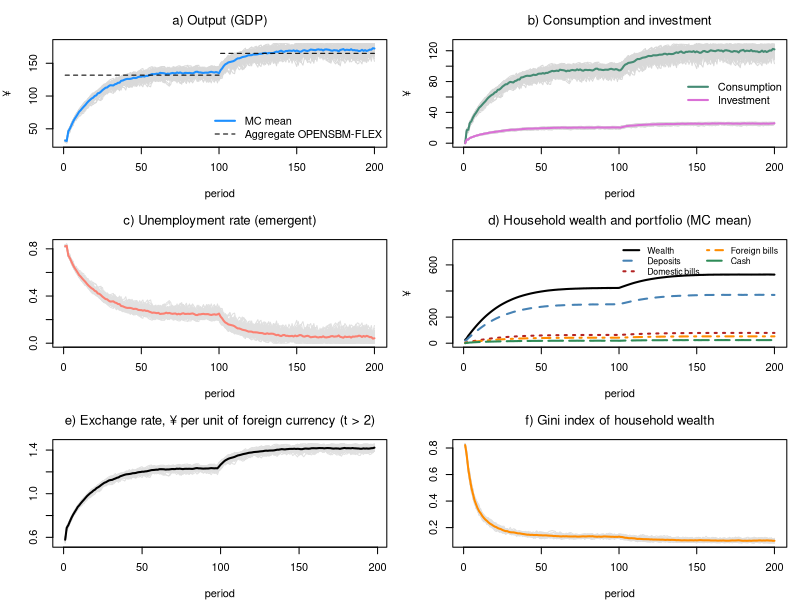

This chart was generated by the following R code:
# *************************************************************************
#  Model AB-OPENSBM (agent-based households, open economy, flexible exchange rate)
#  Model OPENSBM-FLEX with heterogeneous households and a job lottery
#  Sources: Godley & Lavoie, Monetary Economics, chapters 4, 7 and 12;
#           foreign-sector set-up as in the OPENSIMPLEST model;
#           agent-based set-up as in the Leeds lectures (ABM-PC, ABM-BMW)
#  Author: Marco Veronese Passarella
#  Last change: 27/11/2026
# *************************************************************************
#  Conventions: upper-case = MACRO total; lower-case = MICRO (one household)
# *************************************************************************
#  Story:
#    - each household decides how much it wants to spend (its OWN alpha1,
#      which falls when the interest rate rises);
#    - firms plan investment (aggregate accelerator, as in SBM);
#    - the economy needs 1/pr workers for each unit of planned demand;
#    - a random job lottery fills those jobs (some stay unfilled = friction);
#    - part of planned demand is met by imports (aggregate import function);
#    - goods are served first to foreign buyers (exports), then to the
#      government, then to firms (investment), then to households,
#      first-come-first-served;
#    - the wage bill left after interest and depreciation is split equally
#      among the employed; bank profits are split equally among households;
#    - households pay taxes and allocate wealth between cash (for
#      transactions), domestic bills, foreign bills and deposits (buffer);
#    - the exchange rate adjusts to the current account; the rest of the
#      world holds domestic bills as a residual.
#  Two independent random shuffles of households per period decide who gets
#  a job and who reaches the shop first.
# *************************************************************************

# Clear environment
rm(list = ls(all = TRUE))

# Set model parameters ####
nPeriods    <- 200         # Periods
nHouseholds <- 180         # Number of households (workforce)
MC          <- 50          # Monte Carlo repetitions
s           <- 0.1         # Size of the hiring randomness (0 = no friction)
shockStart  <- 101         # Period at which government spending rises
alpha10m    <- 0.68        # Mean autonomous component of the propensity to consume out of income
alpha11     <- 4           # Sensitivity of the propensity to consume to the interest rate
alpha1d     <- 0.1         # Spread of alpha10 across households (0 = homogeneous)
alpha2      <- 0.1         # Propensity to consume out of wealth
lambda10    <- 0.15        # Portfolio: autonomous share of domestic bills
lambda11    <- 1           # Portfolio: sensitivity of domestic bills to domestic rate
lambda12    <- 1           # Portfolio: sensitivity of domestic bills to foreign rate
lambda20    <- 0.1         # Portfolio: autonomous share of foreign bills
lambda21    <- 1           # Portfolio: sensitivity of foreign bills to domestic rate (= lambda12)
lambda22    <- 1           # Portfolio: sensitivity of foreign bills to foreign rate
lambdac     <- 0.2         # Cash to (lagged) consumption ratio
theta       <- 0.2         # Average tax rate on income
delta       <- 0.1         # Depreciation rate
gamma       <- 0.1         # Speed of adjustment of capital to its target
kappa       <- 1.5         # Target capital-output ratio
pr          <- 1           # Labour productivity
rb          <- 0.02        # Interest rate on bills
rm          <- 0.02        # Interest rate on deposits
rl          <- 0.02        # Interest rate on loans
rw          <- 0.02        # Interest rate on foreign bills
yw          <- 200         # Foreign income
eps0        <- log(0.1)    # Export equation: constant
eps1        <- 0.8         # Export equation: elasticity to exchange rate
eps2        <- 1           # Export equation: elasticity to foreign income
mu0         <- log(0.2)    # Import equation: constant (m = 0.2*y when xr = 1)
mu1         <- 0.8         # Import equation: elasticity to exchange rate
phixr       <- 3           # Speed of exchange-rate adjustment to the current account
G           <- rep(20, nPeriods)   # Government spending (planned)
G[shockStart:nPeriods] <- 25       # Higher government spending
psi         <- 1                   # Fiscal rule: share of the extra interest bill offset by lower spending
rbar        <- 0.02                # Fiscal rule: reference interest rate

# Heterogeneous, time-invariant propensity to consume out of income ####
set.seed(123)
alpha10 <- runif(nHouseholds, alpha10m - alpha1d, alpha10m + alpha1d)

# Define macro variables (results) to be stored ####
store = list(Y    = matrix(0, nPeriods, MC),   # Output / income (GDP)
             C    = matrix(0, nPeriods, MC),   # Consumption
             I    = matrix(0, nPeriods, MC),   # Investment
             V    = matrix(0, nPeriods, MC),   # Household wealth
             H_h  = matrix(0, nPeriods, MC),   # Cash held by households
             B_h  = matrix(0, nPeriods, MC),   # Bills held by households
             M_h  = matrix(0, nPeriods, MC),   # Deposits held by households
             PSBR = matrix(0, nPeriods, MC),   # Public sector borrowing requirement
             X    = matrix(0, nPeriods, MC),   # Exports
             IM   = matrix(0, nPeriods, MC),   # Imports
             CA   = matrix(0, nPeriods, MC),   # Current account
             XR   = matrix(0, nPeriods, MC),   # Exchange rate
             BF_h = matrix(0, nPeriods, MC),   # Foreign bills held by households (domestic currency)
             UR   = matrix(0, nPeriods, MC),   # Unemployment rate
             GINI = matrix(0, nPeriods, MC))   # Gini index of household wealth

# Gini index (auxiliary function)
gini <- function(z) { z <- sort(pmax(z, 0)); n <- length(z)
  if (sum(z) == 0) return(0); sum((2 * (1:n) - n - 1) * z) / (n * sum(z)) }

# Record the worst gap between H_h and H_s
sfcGap = 0

# Start the MC loop ####
for (mc in 1:MC) {

  # Set randomness seed
  set.seed(mc)

  # Define and initialise the stocks and last period's flows (MICRO)
  v  = rep(0, nHouseholds)   # Micro: household wealth
  h  = rep(0, nHouseholds)   # Micro: cash
  b  = rep(0, nHouseholds)   # Micro: domestic bills
  bf = rep(0, nHouseholds)   # Micro: foreign bills (foreign currency)
  m  = rep(0, nHouseholds)   # Micro: deposits
  yd = rep(0, nHouseholds)   # Micro: disposable income (LAST period)
  c  = rep(0, nHouseholds)   # Micro: consumption (LAST period)

  # Define and initialise the stocks, last period's output and the exchange rate (MACRO)
  K = 0; L = 0; M_s = 0; B_b = 0; Ylag = 0     # Firms and banks
  B_s = 0; B_cb = 0; H_s = 0                   # Government and central bank
  xr = 1; NETFA = 0; B_w = 0                   # Rest of the World

  # Start time loop
  for (i in 1:nPeriods) {

    ## TICK 1: firms plan investment, households plan consumption ####
    DA  = delta * K                                     # Macro: depreciation
    Ipl = max(0, gamma * (kappa * Ylag - K) + DA)       # Macro: planned investment
    alpha1 = alpha10 - alpha11 * rb                     # Micro: propensity to consume (falls with the interest rate)
    cd  = pmax(0, pmin(alpha1 * yd + alpha2 * v, v + yd))  # Micro: planned consumption (never negative)
    X   = exp(eps0 + eps1 * log(xr) + eps2 * log(yw))  # Macro: exports (lagged exchange rate)
    Gpl = G[i] - psi * (rb - rbar) * B_s                # Macro: fiscal rule (B_s is still last period's stock here)
    AD  = X + Gpl + Ipl + sum(cd)                       # Macro: planned demand
    mm  = exp(mu0 - mu1 * log(xr))                      # Macro: import propensity (lagged exchange rate)
    IM  = AD * mm / (1 + mm)                            # Macro: imports (= mm * domestic output when no friction)
    N_d = (AD - IM) / pr                                # Macro: labour needed

    ## TICK 2: job lottery ####
    N = min(floor(N_d * runif(1, 1 - s, 1 + s)), floor(N_d), nHouseholds)
    Ypot = N * pr + IM                                  # Macro: goods available (domestic + imported)

    ## TICK 3: households are re-shuffled ####
    order_c = sample(nHouseholds)                       # Queue for goods
    order_j = sample(nHouseholds)                       # Queue for jobs (independent of order_c)

    ## TICK 4: goods are served: exports, government, firms, then households ####
    Xs  = min(X, Ypot)                                  # Macro: exports served
    Gs  = min(Gpl, Ypot - Xs)                           # Macro: government purchases served
    Is  = min(Ipl, Ypot - Xs - Gs)                      # Macro: investment served
    YC  = Ypot - Xs - Gs - Is                           # Macro: goods left for households
    cdq = cd[order_c]                                   # Micro: planned demand in queue order
    cda = cumsum(cdq) - cdq                             # Micro: goods claimed by those ahead
    cds = pmin(cdq, pmax(0, YC - cda))                  # Micro: actually served
    c   = rep(0, nHouseholds); c[order_c] = cds         # Micro: actual consumption
    Y   = Xs + Gs + Is + sum(c) - IM                    # Macro: output (GDP) = domestic goods actually sold

    ## TICK 5: firms and banks ####
    Llag = L; M_slag = M_s; B_blag = B_b
    WB  = Y - rl * Llag - DA                            # Macro: wage bill = residual
    K   = K + Is - DA                                   # Macro: capital accumulation
    L   = L + Is - DA                                   # Macro: loans fund net investment  
    M_s = M_s + (L - Llag)                              # Macro: loans create deposits
    FB  = rl * Llag + rb * B_blag - rm * sum(m)         # Macro: bank profits (m still lagged here)

    ## TICK 6: incomes, taxes, wealth ####
    wage = rep(0, nHouseholds)
    if (N >= 1) wage[order_j[1:N]] = WB / N             # Micro: wage of the employed
    xrlag  = xr
    intinc = rb * b + rm * m + rw * bf * xr             # Micro: interest on last period's assets (xr not yet updated)
    income = wage + FB / nHouseholds + intinc           # Micro: total income
    tax    = theta * income                             # Micro: taxes
    yd     = income - tax                               # Micro: disposable income (also used NEXT period)
    v      = v + yd - c                                 # Micro: wealth accumulation (before capital gains)

    ## TICK 7: rest of the world: current account, exchange rate, capital gains ####
    CA  = Xs - IM + rw * sum(bf) * xrlag - rb * B_w     # Macro: current account (B_w still lagged)
    xr  = xrlag * exp(-phixr * CA / max(Y, 1))          # Macro: flexible exchange rate
    cg  = (xr - xrlag) * bf                             # Micro: capital gains on foreign bills
    v   = v + cg                                        # Micro: wealth incl. capital gains
    
    ## TICK 8: portfolio choice ####
    h  = pmax(0, pmin(lambdac * c, v))                  # Micro: cash for transactions
    b  = pmax(0, pmin(v * (lambda10 + lambda11 * rb - lambda12 * rw), v - h))  # Micro: domestic bills
    bf = pmax(0, pmin(v * (lambda20 - lambda21 * rb + lambda22 * rw), v - h - b)) / xr  # Micro: foreign bills
    m  = v - h - b - bf * xr                            # Micro: deposits = buffer stock (< 0 = overdraft)

    ## TICK 9: banks, government, central bank and rest of the world ####
    NETFA = NETFA + CA + sum(cg)                        # Macro: net foreign assets
    B_w   = sum(bf) * xr - NETFA                        # Macro: domestic bills held by RoW
    B_cblag = B_cb
    B_b  = sum(m) - M_s                                 # Macro: bills held by banks
    F_cb = rb * B_cb                                    # Macro: central bank profits (on last period's bills)
    PSBR = Gs + rb * B_s - sum(tax) - F_cb              # Macro: public sector borrowing requirement
    B_s  = B_s + PSBR                                   # Macro: supply of bills
    B_cb = B_s - sum(b) - B_b - B_w                     # Macro: central bank residual
    H_s  = H_s + (B_cb - B_cblag)                       # Macro: supply of cash
    sfcGap = max(sfcGap, abs(sum(h) - H_s))             # Hidden equation: H_h = H_s
    Ylag = Y

    # Store macro values
    store$Y[i, mc] = Y;          store$C[i, mc] = sum(c);   store$I[i, mc] = Is
    store$V[i, mc] = sum(v);     store$H_h[i, mc] = sum(h); store$B_h[i, mc] = sum(b)
    store$M_h[i, mc] = sum(m);   store$PSBR[i, mc] = PSBR
    store$X[i, mc] = Xs;         store$IM[i, mc] = IM;      store$CA[i, mc] = CA
    store$XR[i, mc] = xr;        store$BF_h[i, mc] = sum(bf) * xr
    store$UR[i, mc] = (nHouseholds - N) / nHouseholds
    store$GINI[i, mc] = gini(v)
  }
}

# Display the results ####
meanY <- rowMeans(store$Y); late1 <- 81:100; late2 <- 181:200
cat(" ******************************")
cat("\n Households =", nHouseholds, "| MC runs =", MC, "| s =", s)
cat("\n Max |H_h - H_s| =", sfcGap)
cat("\n ******************************")
cat("\n Mean values, periods 81-100 | 181-200: \n Y =", round(mean(meanY[late1]), 2), "|",
    round(mean(meanY[late2]), 2),
    "\n UR =", round(mean(rowMeans(store$UR)[late1]), 3), "|", round(mean(rowMeans(store$UR)[late2]), 3),
    "\n V =", round(mean(rowMeans(store$V)[late1]), 2), "|", round(mean(rowMeans(store$V)[late2]), 2),
    "\n Gini (wealth) =", round(mean(rowMeans(store$GINI)[late1]), 3), "|",
    round(mean(rowMeans(store$GINI)[late2]), 3),
    "\n xr =", round(mean(rowMeans(store$XR)[late1]), 3), "|", round(mean(rowMeans(store$XR)[late2]), 3),
    "\n (aggregate OPENSBM-FLEX: Y = 131.86 | 165.12; xr = 1.189 | 1.369)")
cat("\n ******************************")

# Plot the results (grey = runs, bold = MC mean) ####
op = par(mfrow = c(3, 2), mar = c(4, 4, 3, 1))

# a) Output
matplot(store$Y, type = "l", lty = 1, col = "grey85", font.main = 1,
        main = "a) Output (GDP)", xlab = "period", ylab = "¥")
lines(rowMeans(store$Y), lwd = 2, col = "dodgerblue")
segments(1, 131.86, shockStart - 1, 131.86, lty = 2); segments(shockStart, 165.12, nPeriods, 165.12, lty = 2)
legend("bottomright", c("MC mean", "Aggregate OPENSBM-FLEX"), col = c("dodgerblue", "black"),
       lwd = c(2, 1), lty = c(1, 2), bty = "n")

# b) Consumption and investment
matplot(store$C, type = "l", lty = 1, col = "grey85", font.main = 1,
        main = "b) Consumption and investment", xlab = "period", ylab = "¥",
        ylim = range(0, store$C))
matlines(store$I, lty = 1, col = "grey85")
lines(rowMeans(store$C), lwd = 2, col = "aquamarine4")
lines(rowMeans(store$I), lwd = 2, col = "orchid")
legend("right", c("Consumption", "Investment"), col = c("aquamarine4", "orchid"), lwd = 2, bty = "n")

# c) Unemployment rate (emergent)
matplot(store$UR, type = "l", lty = 1, col = "grey88", font.main = 1,
        main = "c) Unemployment rate (emergent)", xlab = "period", ylab = "")
lines(rowMeans(store$UR), lwd = 2, col = "salmon")

# d) Household portfolio (MC mean)
plot(rowMeans(store$V), type = "l", lwd = 2, col = "black", font.main = 1,
     main = "d) Household wealth and portfolio (MC mean)", xlab = "period", ylab = "¥",
     ylim = range(0, 1.45 * rowMeans(store$V)))
lines(rowMeans(store$M_h), lwd = 2, col = "steelblue", lty = 2)
lines(rowMeans(store$B_h), lwd = 2, col = "firebrick", lty = 3)
lines(rowMeans(store$BF_h), lwd = 2, col = "darkorange", lty = 4)
lines(rowMeans(store$H_h), lwd = 2, col = "seagreen", lty = 5)
legend("topright", c("Wealth", "Deposits", "Domestic bills", "Foreign bills", "Cash"),
       col = c("black", "steelblue", "firebrick", "darkorange", "seagreen"), lwd = 2, lty = 1:5,
       bty = "n", cex = 0.8, ncol = 2)

# e) Exchange rate
matplot(store$XR[3:nPeriods, ], type = "l", lty = 1, col = "grey88", font.main = 1,
        main = "e) Exchange rate, ¥ per unit of foreign currency (t > 2)", xlab = "period", ylab = "")
lines(rowMeans(store$XR[3:nPeriods, ]), lwd = 2, col = "black")

# f) Gini index of household wealth
matplot(store$GINI, type = "l", lty = 1, col = "grey88", font.main = 1,
        main = "f) Gini index of household wealth", xlab = "period", ylab = "")
lines(rowMeans(store$GINI), lwd = 2, col = "darkorange")

par(op)
